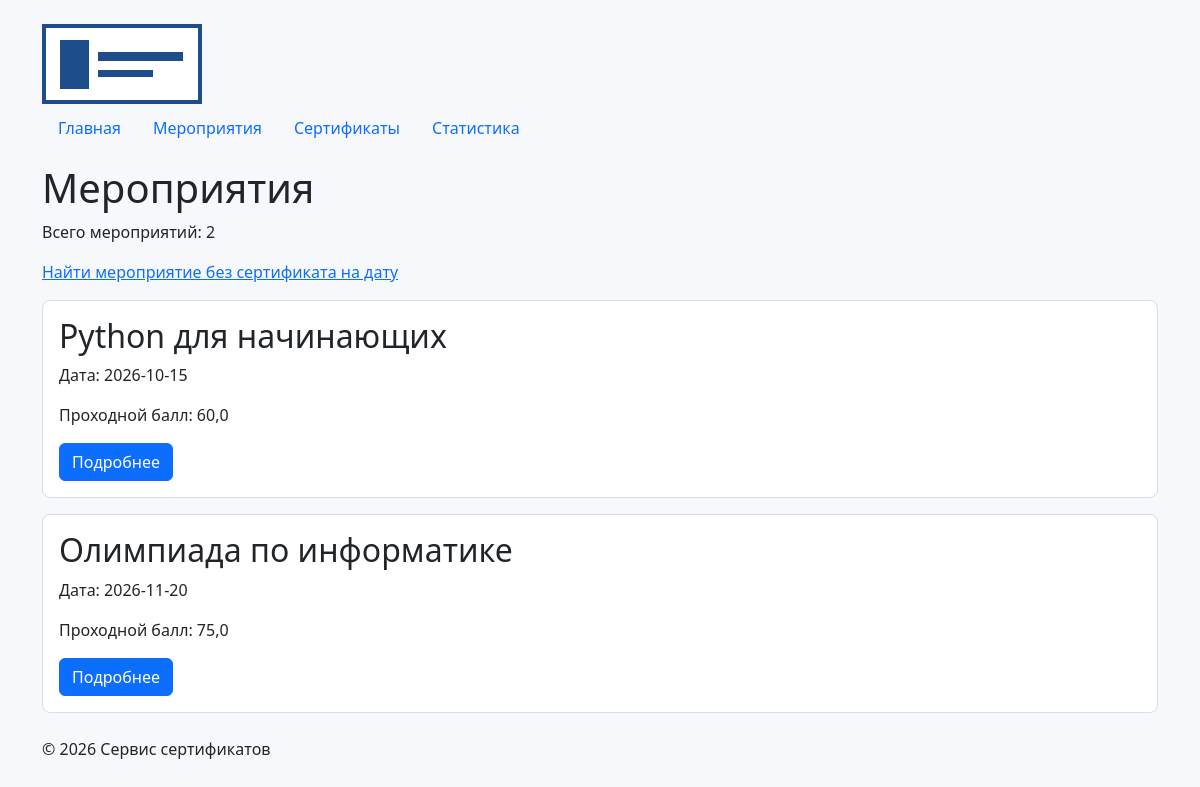
Screenshot of /events/ with the database file from the repository.
### events/views.py (the view)
# urls.py: path("events/", include("events.urls")),
def events(request):
    connection = get_connection()
    connection.row_factory = sqlite3.Row
    try:
        rows = connection.execute(
            """
            SELECT id, title, event_date, description, min_score
            FROM events
            ORDER BY title
            """
        ).fetchall()
    finally:
        connection.close()
    return render(request, "events/event_list.html", {"events": rows})

### db/database.py (called while the page is built)
def get_connection():
    connection = sqlite3.connect(DB_PATH)
    connection.execute("PRAGMA foreign_keys = ON")
    return connection

### events/templates/events/event_list.html (shortened to what this page needs)
{% extends "base.html" %}
{% block content %}
    <h1>Мероприятия</h1>
    <p>Всего мероприятий: {{ events|length }}</p>
    <p>
        <a href="{% url 'events:available' %}">
            Найти мероприятие без сертификата на дату
        </a>
    </p>
    {% for event in events %}
        {% include "events/includes/event_card.html" %}
    {% empty %}
        <p>Мероприятия не найдены.</p>
    {% endfor %}
{% endblock %}

### events/templates/events/includes/event_card.html
<article class="card event-card mb-3">
    <div class="card-body">
        <h2 class="card-title">
            {{ event.title|default:"Без названия" }}
        </h2>
        <p class="card-text">
            Дата: {{ event.event_date }}
        </p>
        <p class="card-text">
            Проходной балл: {{ event.min_score }}
        </p>
        <a
            href="{% url 'events:detail' event.id %}"
            class="btn btn-primary"
        >
            Подробнее
        </a>
    </div>
</article>

### homepage/static/homepage/css/style.css (style rules this page uses)
body { min-height: 100vh; background: #f7f8fb; }
.event-card { margin-bottom: 1rem; border: 1px solid #d7deea; border-radius: 8px; }

### rows the page displays
events: title "Python для начинающих", event_date "2026-10-15", min_score "60,0"
events: title "Олимпиада по информатике", event_date "2026-11-20", min_score "75,0"

### other values shown
{{ events|length }} "2"
